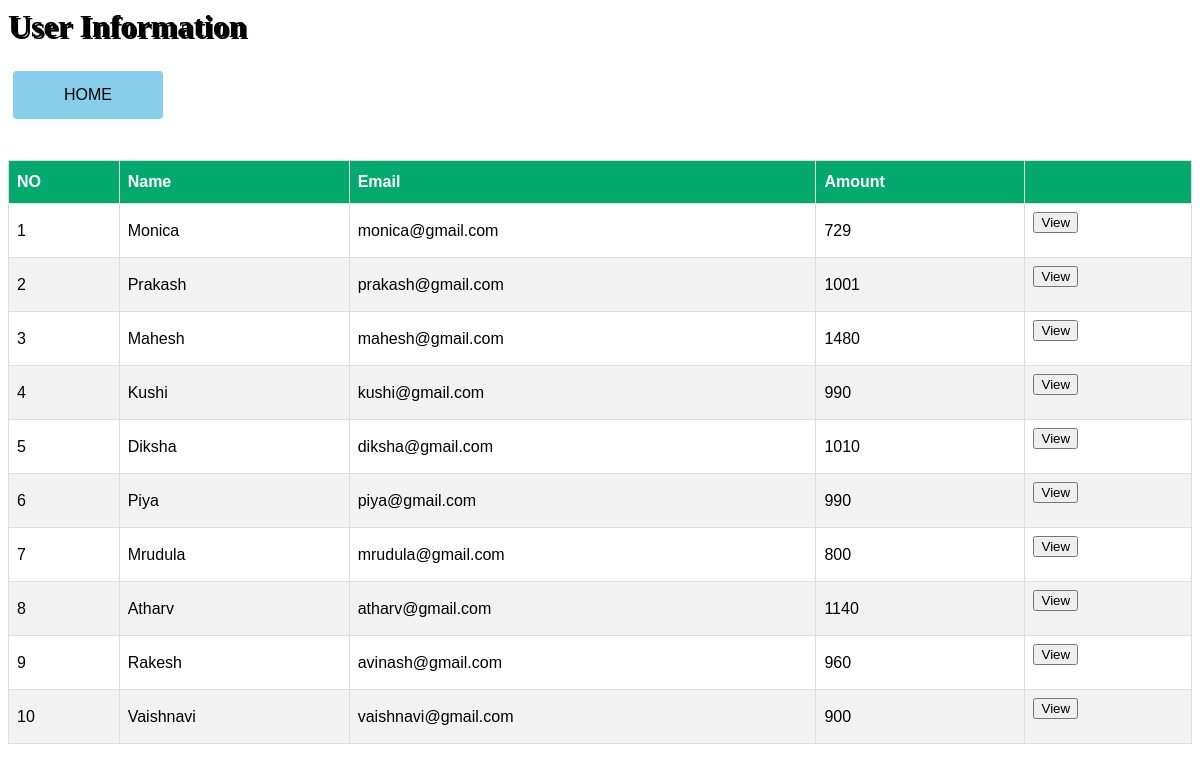
The app's page /getdetails.php with its own data.
### tables this page shows
CREATE TABLE `users` (
  `name` varchar(50) NOT NULL,
  `email` varchar(50) NOT NULL,
  `amount` double DEFAULT NULL
);

### getdetails.php (the view, shortened to what this page needs)
<?php
$con = mysqli_connect('localhost', 'root', '', 'banking_system');
$sql = "SELECT @column:=@column+1 AS id,name,email,amount FROM `users`";
$result = mysqli_query($con, $sql);
?>
<html>
<head>
    <link rel="stylesheet" href="css/button1.css">
</head>
<body>
    <h1 style="color:black;text-shadow: 2px 2px black;">User Information</h1>
    <div class="buttons">
        <a href="index.php">
            <button class="btn"><span>HOME</span></button>
        </a>
    </div>
    <br>
    <br>
    <table id="users">
        <thead>
            <th>NO</th>
            <th>Name</th>
            <th>Email</th>
            <th>Amount</th>
            <th></th>
        </thead>
        <tbody>
            <?php
            while ($row = mysqli_fetch_array($result, MYSQLI_ASSOC)) {
            ?>
                <tr>
                    <td> <?php echo $row['id']; ?></td>
                    <td><?php echo  $row["name"]; ?></td>
                    <td><?php echo  $row["email"]; ?></td>
                    <td><?php echo  $row["amount"]; ?></td>
                    <td>
                        <form action="users.php" method="post" class="view">
                            <button class="button1" type="submit" name="name" value="<?php echo $row["name"] ?>">View</button>
                        </form>
                    </td>
                </tr>
            <?php } ?>
        </tbody>
    </table><br><br>
</body>
</html>

### css/button1.css (style rules this page uses)
.btn { border-radius: 4px; background-color: skyblue; border: none; color: black; text-align: center; font-size: 16px; padding: 15px; width: 150px; transition: all 0.5s; cursor: pointer; margin: 5px; }
.btn span { cursor: pointer; display: inline-block; position: relative; transition: 0.5s; }
.btn span:after { content: "\00bb"; position: absolute; opacity: 0; top: 0; right: -20px; transition: 0.5s; }

### getdetails.php (style rules this page uses)
#users { font-family: Arial, Helvetica, sans-serif; border-collapse: collapse; width: 100%; }
#users td, #users th { border: 1px solid #ddd; padding: 8px; }
#users tr:nth-child(even) { background-color: #f2f2f2; }
#users th { padding-top: 12px; padding-bottom: 12px; text-align: left; background-color: #04AA6D; color: white; }

### records on screen
users: id "1", name "Monica", email "monica@gmail.com", amount "729"
users: id "2", name "Prakash", email "prakash@gmail.com", amount "1001"
users: id "3", name "Mahesh", email "mahesh@gmail.com", amount "1480"
users: id "4", name "Kushi", email "kushi@gmail.com", amount "990"
users: id "5", name "Diksha", email "diksha@gmail.com", amount "1010"
users: id "6", name "Piya", email "piya@gmail.com", amount "990"
users: id "7", name "Mrudula", email "mrudula@gmail.com", amount "800"
users: id "8", name "Atharv", email "atharv@gmail.com", amount "1140"
users: id "9", name "Rakesh", email "avinash@gmail.com", amount "960"
users: id "10", name "Vaishnavi", email "vaishnavi@gmail.com", amount "900"
